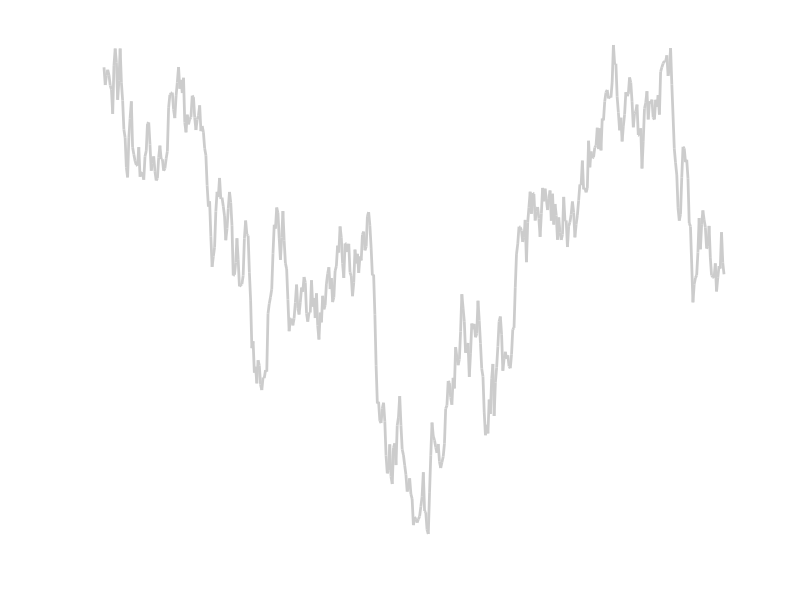

Recreate this plot in MATLAB. (Note: this script raises an error after producing the figure.)
addpath ../../
clf
plot(cumsum(randn(1,500)),'color',.8*[1 1 1],'linewidth',2)
axis off
set(gcf,'color','w')
axis tight

addpath ../../export_fig/

export_fig('-pdf','Figs/schematic_bg')